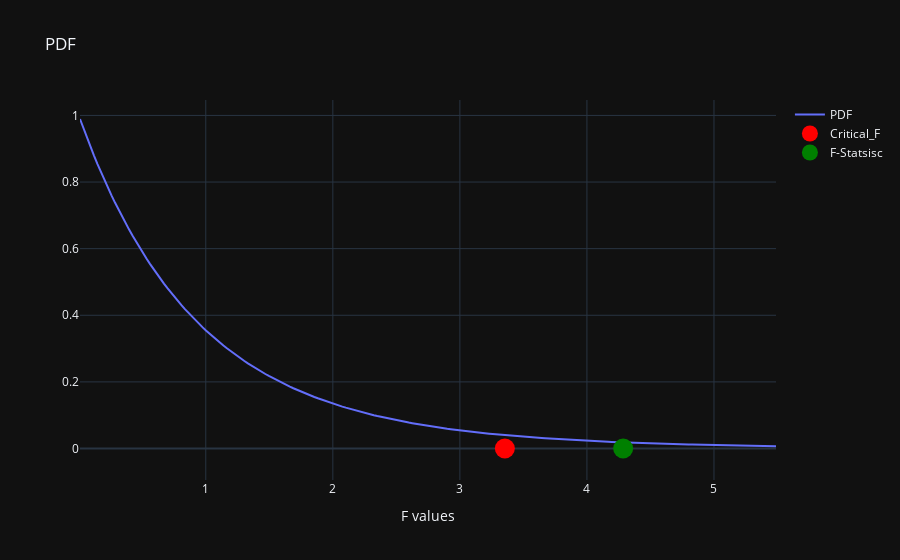

Here is the notebook cell this chart was saved with:
### Markdown cell above
* Visualize the F -  Distribution , critical value and the F-stastic

### Code cell
xvals = np.linspace(stats.f.ppf(0.01 , df_1 ,df_2),stats.f.ppf(0.99,df_1 ,df_2),200)
f_critic = stats.f.ppf(0.95, df_1 , df_2)
## creating the figure  
fig = go.Figure()
fig.add_trace( 
    go.Scatter( 
        x = xvals, 
       y = stats.f.pdf(xvals,df_1 , df_2), 
       mode= 'lines', 
       name= 'PDF' 
    )
)

fig.add_trace( 
    go.Scatter( 
        x = [f_critic], 
        y = [0], 
        mode ='markers', 
        marker= dict(color = 'red', size = 20), 
        name = 'Critical_F'

    )
)
fig.add_trace( 
    go.Scatter( 

        x = [f], 
        y = [0], 
        mode = 'markers', 
        marker= dict(color='green',size=20), 
        name ='F-Statsisc'
    )
)
fig.update_layout(title='PDF',xaxis=dict(title = 'F values'))

### Figure 1 — Plotly figure (JSON) as saved in the notebook; plotly's stock layout.template omitted (floating-point values rounded to 4 significant figures; data arrays with more than 128 entries replaced by an {"elided": "..."} marker saying what was removed)
{"data": [{"mode": "lines", "name": "PDF", "type": "scatter", "x": {"elided": "200 float values"}, "y": {"elided": "200 float values"}}, {"marker": {"color": "red", "size": 20}, "mode": "markers", "name": "Critical_F", "type": "scatter", "x": [3.354], "y": [0]}, {"marker": {"color": "green", "size": 20}, "mode": "markers", "name": "F-Statsisc", "type": "scatter", "x": [4.285], "y": [0]}], "layout": {"title": {"text": "PDF"}, "xaxis": {"title": {"text": "F values"}}}}
